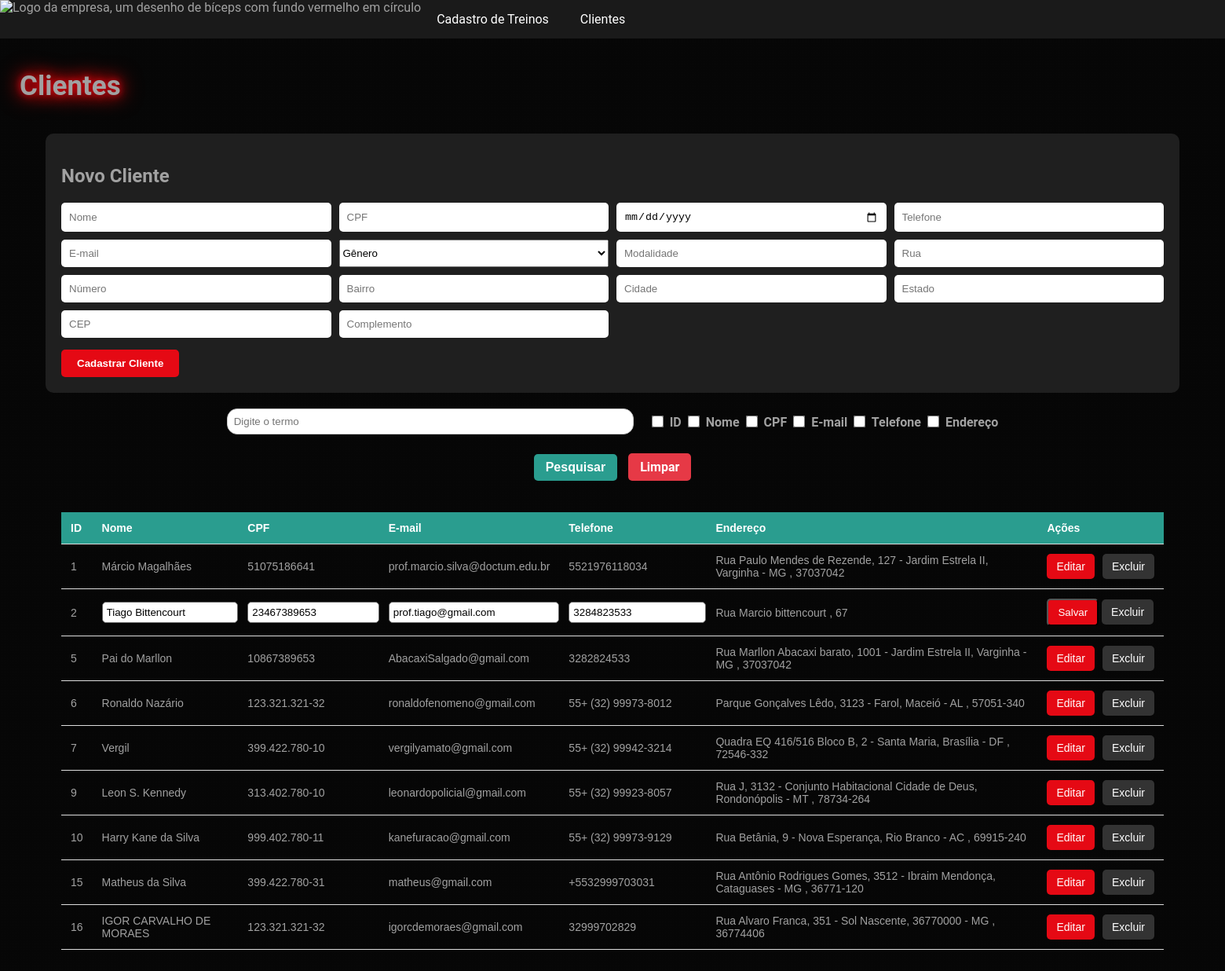
The page /php/clientes.php?editar=2 (signed in) on the database its author committed.
### tables this page shows
CREATE TABLE `cliente` (
  `id_cliente` int NOT NULL,
  `nome` varchar(255) NOT NULL,
  `cpf` varchar(14) NOT NULL,
  `data_nascimento` date NOT NULL,
  `telefone` varchar(20) DEFAULT NULL,
  `email` varchar(255) NOT NULL,
  `genero` varchar(20) NOT NULL,
  `modalidade` varchar(100) DEFAULT NULL,
  `id_endereco` int NOT NULL,
  `foto` mediumblob
);

CREATE TABLE `endereco` (
  `id_endereco` int NOT NULL,
  `rua` varchar(255) NOT NULL,
  `bairro` varchar(60) NOT NULL,
  `cep` varchar(9) NOT NULL,
  `cidade` varchar(60) NOT NULL,
  `estado` varchar(50) NOT NULL,
  `numero_casa` int NOT NULL,
  `complemento` varchar(50) DEFAULT NULL
);

### php/clientes.php (the view, shortened to what this page needs)
<?php
require 'conecta.php';
?>
<!doctype html>
<html>
<head>
    <link href="../mobile.css" rel="stylesheet">
    <link rel="stylesheet" href="css/login.css">
</head>
<body style="color: #a1a1a1;">
    <nav class="menu-desktop">
        <ul>
            <li><img src="images/logo.png" alt="Logo da empresa, um desenho de bíceps com fundo vermelho em círculo">
            </li>
            <li> <a href="funcionario.php"> Cadastro de Treinos
                </a> </li>
            <li>
                <a href="clientes.php">Clientes</a>
            </li>
        </ul>
    </nav>
    <link rel="stylesheet" href="css/login.css">
    </head>
    <body style="color: #f9f9f9;">
        <h1
            style="font-size: 35px; font-weight: bold; margin: 40px 25px; text-shadow: #E50914 0px 0px 10px, #E50914 0px 0px 20px, #E50914 0px 0px 30px;">
            Clientes</h1>
        <div class="cadastro-box">
            <h2>Novo Cliente</h2>
            <form method="POST">
                <div class="cadastro-grid">
                    <input type="text" name="nome" placeholder="Nome" required>
                    <input type="text" name="cpf" placeholder="CPF" required>
                    <input type="date" name="data_nascimento" required>
                    <input type="text" name="telefone" placeholder="Telefone">
                    <input type="email" name="email" placeholder="E-mail" required>
                    <select name="genero">
                        <option value="">Gênero</option>
                    </select>
                    <input type="text" name="modalidade" placeholder="Modalidade">
                    <input type="text" name="rua" placeholder="Rua" required>
                    <input type="number" name="numero_casa" placeholder="Número" required>
                    <input type="text" name="bairro" placeholder="Bairro" required>
                    <input type="text" name="cidade" placeholder="Cidade" required>
                    <input type="text" name="estado" placeholder="Estado" required>
                    <input type="text" name="cep" placeholder="CEP" required>
                    <input type="text" name="complemento" placeholder="Complemento">
                </div>
                <button type="submit" name="cadastrar" class="btn-cadastrar">
                    Cadastrar Cliente
                </button>
            </form>
        </div>
        <form method="GET" action="" class="search-container">
            <div class="search-row">
                <input type="text" name="busca" placeholder="Digite o termo">
                <div class="checkbox-group">
                    <label><input type="checkbox" name="campos[]" value="id_cliente"> ID</label>
                    <label><input type="checkbox" name="campos[]" value="nome"> Nome</label>
                    <label><input type="checkbox" name="campos[]" value="cpf"> CPF</label>
                    <label><input type="checkbox" name="campos[]" value="email"> E-mail</label>
                    <label><input type="checkbox" name="campos[]" value="telefone"> Telefone</label>
                    <label><input type="checkbox" name="campos[]" value="endereco"> Endereço</label>
                </div>
            </div>
            <div class="search-buttons">
                <button type="submit" class="btn-pesquisar">Pesquisar</button>
                <a href="clientes.php" class="btn-limpar">Limpar</a>
            </div>
        </form>
        <table>
            <thead>
                <tr>
                    <th>ID</th>
                    <th>Nome</th>
                    <th>CPF</th>
                    <th>E-mail</th>
                    <th>Telefone</th>
                    <th>Endereço</th>
                    <th>Ações</th>
                </tr>
            </thead>
            <tbody>
                <?php
                $busca = isset($_GET['busca']) ? $_GET['busca'] : '';
                $campos = isset($_GET['campos']) ? $_GET['campos'] : [];
                $sql = "SELECT cliente.*, endereco.*
                FROM cliente
                JOIN endereco ON cliente.id_endereco = endereco.id_endereco";
                $stmt = $pdo->prepare($sql);
                if (!empty($busca) && !empty($campos)) {
                    $stmt->execute(['busca' => "%$busca%"]);
                } else {
                    $stmt->execute();
                }
                while ($row = $stmt->fetch()) {
                    if (isset($_GET['editar']) && $_GET['editar'] == $row['id_cliente']) {
                        echo "<form method='POST'>";
                        echo "<tr>";
                        echo "<td>" . $row['id_cliente'] . "
          <input type='hidden'
          name='id_cliente'
          value='" . $row['id_cliente'] . "'>
          </td>";
                        echo "<td>
            <input class='input-editar'
            type='text'
            name='nome'
            value='" . $row['nome'] . "'>
          </td>";
                        echo "<td>
            <input class='input-editar'
            type='text'
            name='cpf'
            value='" . $row['cpf'] . "'>
          </td>";
                        echo "<td>
            <input class='input-editar'
            type='email'
            name='email'
            value='" . $row['email'] . "'>
          </td>";
                        echo "<td>
            <input class='input-editar'
            type='text'
            name='telefone'
            value='" . $row['telefone'] . "'>
          </td>";
                        echo "<td>" . $row['rua'] . ", " . $row['numero_casa'] . "</td>";
                        echo "<td>
            <button
            type='submit'
            name='salvar'
            class='btn-editar'>
            Salvar
            </button>
            <a
            class='btn-excluir'
            href='clientes.php'>
            Excluir
            </a>
          </td>";
                        echo "</tr>";
                        echo "</form>";
                    } else {
                        echo "<tr>";
                        echo "<td>" . $row['id_cliente'] . "</td>";
                        echo "<td>" . $row['nome'] . "</td>";
                        echo "<td>" . $row['cpf'] . "</td>";
                        echo "<td>" . $row['email'] . "</td>";
                        echo "<td>" . $row['telefone'] . "</td>";
                        echo "<td>" . $row['rua'] . ", " . $row['numero_casa'] . " - " . $row['bairro'] . ", " . $row['cidade'] . " - " . $row['estado'] . " , " . $row['cep'] . "</td>";
                        echo "<td>
<div class='acoes'>
<a class='btn-editar'
href='clientes.php?editar=" . $row['id_cliente'] . "'>
Editar
</a>
<a class='btn-excluir'
href='clientes.php?excluir=" . $row['id_cliente'] . "'
onclick=\"return confirm('Deseja excluir este cliente?')\">
Excluir
</a>
</div>
</td>";
                        echo "</tr>";
                    }
                }
                ?>
            </tbody>
        </table>
    </body>
</html>

### mobile.css (style rules this page uses)
nav ul { background-color: #1a1a1a; text-decoration: none; list-style: none; margin: 0; padding: 0; display: flex; align-items: flex-start; position: relative; }
nav li { position: relative; }
nav>ul>li { margin: 0; }
nav a { display: block; padding: 15px 20px; text-decoration: none; color: #FFFFFF; transition: 0.3s; border-radius: 20px; cursor: pointer; }
nav img { width: 50px; height: auto; }

### php/css/login.css (style rules this page uses)
body { margin: 0; background-color: #121212; font-family: 'Roboto', sans-serif; background-image: linear-gradient(rgba(0, 0, 0, 0.65), rgba(0, 0, 0, 0.65)), url('../images/fundo.png'); background-size: cover; background-position: center; background-repeat: no-repeat; background-attachment: fixed; padding: 0; }

### php/clientes.php (style rules this page uses)
.acoes { display: flex; gap: 10px; flex-wrap: nowrap; }
.btn-editar, .btn-excluir { display: inline-block; padding: 8px 12px; border-radius: 5px; text-decoration: none; color: white; white-space: nowrap; }
.btn-editar { background: #E50914; }
.btn-excluir { background: #333; }
.input-editar { width: 100%; padding: 5px; border-radius: 5px; border: 1px solid #666; }
.cadastro-box { width: 90%; margin: 20px auto; background: #1f1f1f; padding: 20px; border-radius: 10px; }
.cadastro-grid { display: grid; grid-template-columns: repeat(4, 1fr); gap: 10px; }
.cadastro-grid input { padding: 10px; border-radius: 5px; border: none; }
.btn-cadastrar { margin-top: 15px; background: #E50914; color: white; border: none; padding: 10px 20px; border-radius: 5px; cursor: pointer; font-weight: bold; }
.search-container { display: flex; flex-direction: column; align-items: center; margin: 20px auto; gap: 15px; }
.search-row { display: flex; align-items: center; gap: 20px; flex-wrap: wrap; justify-content: center; }
.search-row input[type="text"] { width: 500px; padding: 8px; border: 1px solid #ccc; border-radius: 13px; }
.checkbox-group { display: flex; flex-wrap: wrap; gap: 5px; }
.checkbox-group label { font-weight: bold; cursor: pointer; }
.checkbox-group input[type="checkbox"] { accent-color: #e63946; transform: scale(1.2); margin-right: 5px; }
.search-buttons { margin-top: 10px; }
.btn-pesquisar { background-color: #2a9d8f; color: #fff; border: none; padding: 8px 15px; cursor: pointer; font-size: 16px; border-radius: 5px; font-weight: bold; margin-right: 10px; }
.btn-limpar { background-color: #e63946; color: #fff; border: none; padding: 8px 15px; cursor: pointer; border-radius: 5px; font-weight: bold; text-decoration: none; }
table { width: 90%; margin: 40px auto; border-collapse: collapse; font-family: Arial, sans-serif; font-size: 14px; }
thead { background-color: #2a9d8f; color: #fff; }
th, td { padding: 12px; text-align: left; border-bottom: 1px solid #ddd; }

### rows shown on the page
cliente: id_cliente "1", nome "Márcio Magalhães", cpf "51075186641", email "prof.marcio.silva@doctum.edu.br", telefone "5521976118034", id_endereco.rua "Rua Paulo Mendes de Rezende", id_endereco.numero_casa "127", id_endereco.bairro "Jardim Estrela II", id_endereco.cidade "Varginha", id_endereco.estado "MG", id_endereco.cep "37037042"
cliente: id_cliente "2", nome "Tiago Bittencourt", cpf "23467389653", email "prof.tiago@gmail.com", telefone "3284823533", id_endereco.rua "Rua Marcio bittencourt", id_endereco.numero_casa "67"
cliente: id_cliente "5", nome "Pai do Marllon", cpf "10867389653", email "AbacaxiSalgado@gmail.com", telefone "3282824533", id_endereco.rua "Rua Marllon Abacaxi barato", id_endereco.numero_casa "1001", id_endereco.bairro "Jardim Estrela II", id_endereco.cidade "Varginha", id_endereco.estado "MG", id_endereco.cep "37037042"
cliente: id_cliente "6", nome "Ronaldo Nazário", cpf "123.321.321-32", email "ronaldofenomeno@gmail.com", telefone "55+ (32) 99973-8012", id_endereco.rua "Parque Gonçalves Lêdo", id_endereco.numero_casa "3123", id_endereco.bairro "Farol", id_endereco.cidade "Maceió", id_endereco.estado "AL", id_endereco.cep "57051-340"
cliente: id_cliente "7", nome "Vergil", cpf "399.422.780-10", email "vergilyamato@gmail.com", telefone "55+ (32) 99942-3214", id_endereco.rua "Quadra EQ 416/516 Bloco B", id_endereco.numero_casa "2", id_endereco.bairro "Santa Maria", id_endereco.cidade "Brasília", id_endereco.estado "DF", id_endereco.cep "72546-332"
cliente: id_cliente "9", nome "Leon S. Kennedy", cpf "313.402.780-10", email "leonardopolicial@gmail.com", telefone "55+ (32) 99923-8057", id_endereco.rua "Rua J", id_endereco.numero_casa "3132", id_endereco.bairro "Conjunto Habitacional Cidade de Deus", id_endereco.cidade "Rondonópolis", id_endereco.estado "MT", id_endereco.cep "78734-264"
cliente: id_cliente "10", nome "Harry Kane da Silva", cpf "999.402.780-11", email "kanefuracao@gmail.com", telefone "55+ (32) 99973-9129", id_endereco.rua "Rua Betânia", id_endereco.numero_casa "9", id_endereco.bairro "Nova Esperança", id_endereco.cidade "Rio Branco", id_endereco.estado "AC", id_endereco.cep "69915-240"
cliente: id_cliente "15", nome "Matheus da Silva", cpf "399.422.780-31", email "matheus@gmail.com", telefone "+5532999703031", id_endereco.rua "Rua Antônio Rodrigues Gomes", id_endereco.numero_casa "3512", id_endereco.bairro "Ibraim Mendonça", id_endereco.cidade "Cataguases", id_endereco.estado "MG", id_endereco.cep "36771-120"
cliente: id_cliente "16", nome "IGOR CARVALHO DE MORAES", cpf "123.321.321-32", email "igorcdemoraes@gmail.com", telefone "32999702829", id_endereco.rua "Rua Alvaro Franca", id_endereco.numero_casa "351", id_endereco.bairro "Sol Nascente", id_endereco.cidade "36770000", id_endereco.estado "MG", id_endereco.cep "36774406"
